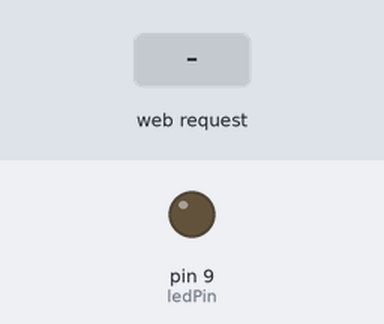
Bench run of a sketch on a simulated Arduino Uno, built for the host (arithmetic inside an expression is 32-bit, double 64-bit). Parts: output pins drawn as LEDs (lit = HIGH). The test bench sets the inputs (shaded band).

Above: at 1.2 s.
1.3 s: HTTP request GET /?ledParam=1 received
At 1.9 s:
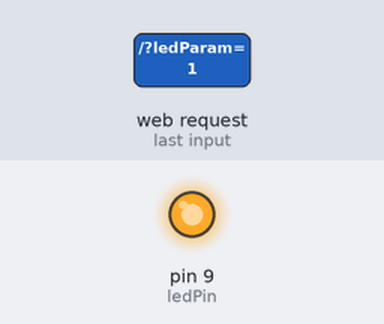
Timing chart, 0 to 4.3 s (numbered marks = the images above; inputs shaded):
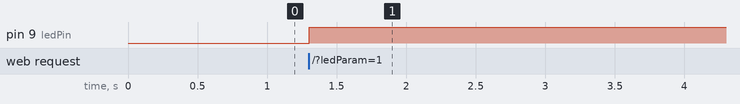

Measured:
- after the input at 1.3 s, pin 9 (ledPin): LOW → HIGH at once

The sketch:

finalVersion.ino
```cpp
#include <SPI.h> //BIBLIOTECA PARA INTERLIGAR ARDUINO A OUTROS PERIFERICOS COMO A ETHERNET SHIELD
#include <Ethernet.h> //INCLUSÃO DE BIBLIOTECA

byte mac[] = { 0xDE, 0xAD, 0xBE, 0xEF, 0xFE, 0xED }; //ATRIBUIÇÃO DE ENDEREÇO MAC AO ETHERNET SHIELD W5100
byte ip[] = { 192, 168, 15, 2 };
byte gateway[] = {192, 168, 15, 1};
byte subnet[] = {255, 255, 255, 0};
EthernetServer server(80);

const int ledPin = 9;
String readString = String(30); //VARIÁVEL PARA BUSCAR DADOS NO ENDEREÇO (URL)
int status = 0;

void setup(){
  Ethernet.begin(mac, ip, gateway, subnet); //PASSA OS PARÂMETROS PARA A FUNÇÃO QUE VAI FAZER A CONEXÃO COM A REDE
  server.begin(); //INICIA O SERVIDOR PARA RECEBER DADOS NA PORTA 80
  pinMode(ledPin, OUTPUT);
  digitalWrite(ledPin, LOW);
  }
void loop(){
EthernetClient client = server.available(); //CRIA UMA CONEXÃO COM O CLIENTE
  if (client) { // SE EXISTE CLIENTE, FAZ
    while (client.connected()) {//ENQUANTO EXISTIR CLIENTE CONECTADO, FAZ
   if (client.available()) { //SE O CLIENTE ESTÁ HABILITADO, FAZ
    char c = client.read(); //LÊ CARACTERE A CARACTERE DA REQUISIÇÃO HTTP
    if (readString.length() < 100) //SE O ARRAY FOR MENOR QUE 100, FAZ
      {
        readString += c; // "readstring" VAI RECEBER OS CARACTERES LIDO
      }
        if (c == '\n') { //SE ENCONTRAR "\n" É O FINAL DO CABEÇALHO DA REQUISIÇÃO HTTP
          if (readString.indexOf("?") <0){ //SE ENCONTRAR O CARACTER "?", FAZ
          }
          else //SENÃO,FAZ
        if(readString.indexOf("ledParam=1") >0) //SE ENCONTRAR O PARÂMETRO "ledParam=1", FAZ
           {
             digitalWrite(ledPin, HIGH); //LIGA O LED
             status = 1; //VARIÁVEL RECEBE VALOR 1(SIGNIFICA QUE O LED ESTÁ LIGADO)
           }else{ //SENÃO, FAZ
             digitalWrite(ledPin, LOW); //DESLIGA O LED
             status = 0; //VARIÁVEL RECEBE VALOR 0(SIGNIFICA QUE O LED ESTÁ DESLIGADO)
           }
          client.println("HTTP/1.1 200 OK"); //ESCREVE PARA O CLIENTE A VERSÃO DO HTTP
          client.println("Content-Type: text/html"); //ESCREVE PARA O CLIENTE O TIPO DE CONTEÚDO(texto/html)
          client.println("");
          client.println("<!DOCTYPE HTML>"); //INFORMA AO NAVEGADOR A ESPECIFICAÇÃO DO HTML
          client.println("<html lang='en'>"); //ABRE A TAG "html"
          client.println("<head>"); //ABRE A TAG "head"
          client.println("<meta charset='utf-8'>");
          client.println("<link rel='icon' type='image/jpg' href='https://st2.depositphotos.com/2274151/7118/v/950/depositphotos_71183821-stock-illustration-workshop-grunge-retro-blue-isolated.jpg'/>"); //DEFINIÇÃO DO ICONE DA PÁGINA
          client.println("<title>Workshop - Microcontrolador</title>"); //ESCREVE O TEXTO NA PÁGINA
          client.println("<meta name='theme-color' content='#1976d2'>");
          client.println("</head>"); //FECHA A TAG "head"

          client.println("<header><center><font color='#000080' background-color:'#f0ffff'><h1> LIGHTING IoT PROJECT </br> USING PHOTOVOLTAIC ENERGY</font></center></h1></header>"); //ESCREVE "MASTERWALKER SHOP" EM COR AZUL NA PÁGINA
          client.println("<hr/>");

          client.println("<body style=background-color:#f5f5f5>");
          client.println("<table>");
          client.println("<tr>");

          client.println("<td><img width='1000' height='1000' src='https://www.weg.net/tomadas/blog/wp-content/uploads/2020/07/4.-17_07-4-beneficios-da-automacao-residencial-casas-inteligentes-1-1026x480.jpg'></td>");
          client.println("</tr>");

          client.println("<tr>");

          client.println("<td>");

          client.println("</br>");
          client.println("</br>");
          client.println("</br>");
          client.println("</br>");
          client.println("</br>");
          client.println("</br>");

          client.println("<center><font color='black' size='8'>LIGHT SWITCH</center>");

          client.println("</br>");
          client.println("</br>");

          if (status == 1){
          client.println("<center><font-size='25'><form method=get name=LED><input type=hidden name=ledParam value=0 /><input type=submit value=TURN_OFF></form></center>");
          }else{
          client.println("<center><form method=get name=LED><input type=hidden name=ledParam value=1 /><input type=submit value=TURN_ON></form></center>");
          }

          client.println("</br>");
          client.println("</br>");

          if (status == 1){
              client.println("<center><font color='green' size='8'>LAMP ON</center>");
          }else{ //SENÃO, FAZ
              client.println("<center><font color='red' size='8'>LAMP OFF</center></td>");
          }

          client.println("</tr>");
          client.println("</table>");
          client.println("</br>");
          client.println("</br>");
          client.println("</br>");
          client.println("</br>");
          client.println("</body>");

          client.println("<hr/>");
          client.println("<footer><h4 style=color:#000000 background-color:#A9A9A9><center>©2022 Lenovo - Microcontrollers Workshop.</center></h4>");
          client.println("<h4 style=color:#000000><center>All rights reserved to the developer Thiago Bueno de Oliveira</center></h4></footer>");
          client.println("<hr/>"); //


          client.println("</html>");
          readString="";
          client.stop();
            }
          }
        }
      }
 }
```
